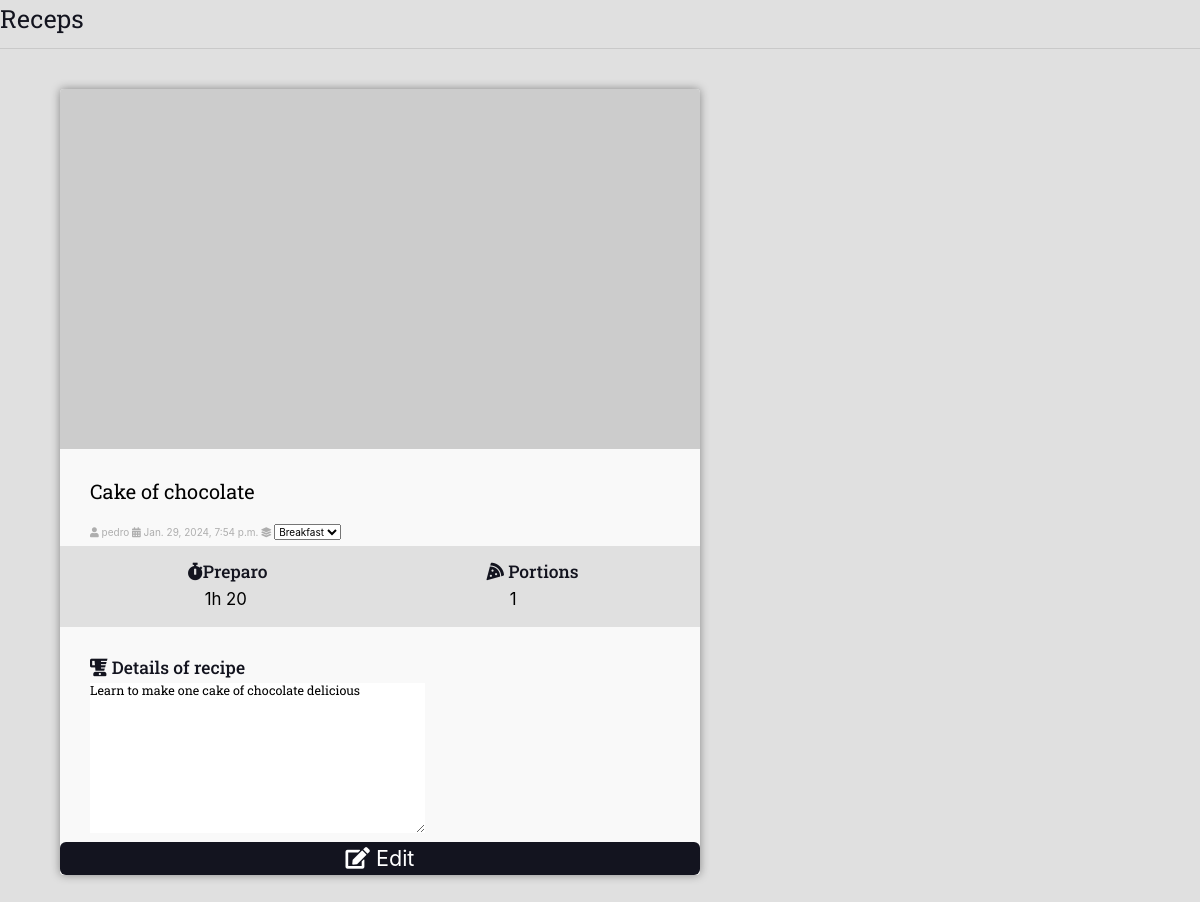
Page /authors/dashboard/1/edit/ (signed in) on the earlier database version.
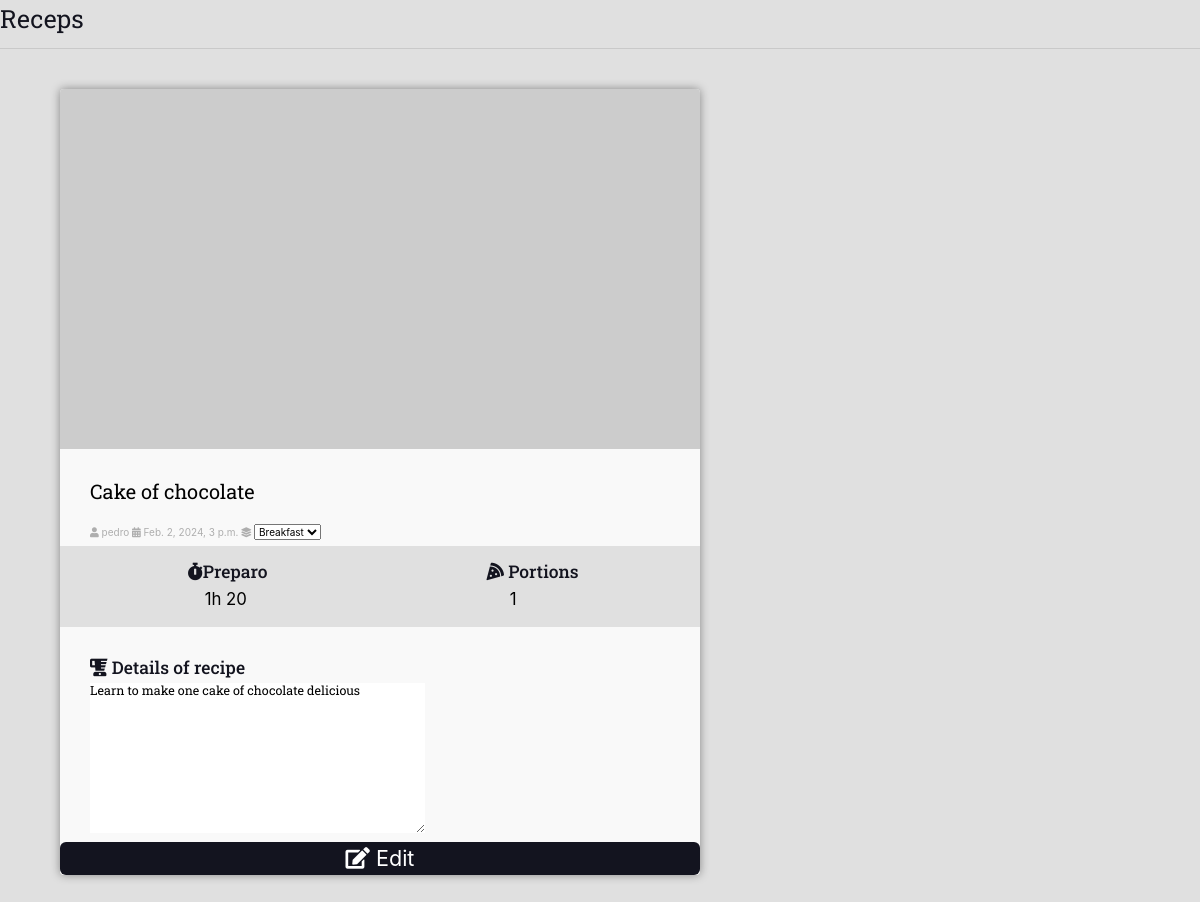
Same page on the later database version.
### receps/models.py (models this page shows, shortened)
class Receps(models.Model):
    title = models.CharField(max_length=42)
    date = models.DateTimeField(auto_now_add=True)
    category = models.ForeignKey(Categories, on_delete=models.DO_NOTHING)
    portions = models.PositiveIntegerField(null=False, blank=False)
    user = models.ForeignKey(User, models.DO_NOTHING)
    description = models.TextField(blank=False)
    time = models.CharField(max_length=8)
    slug = models.SlugField(blank=True, null=False, unique=True)
    update = models.DateTimeField(auto_now=True)
    is_published = models.BooleanField(default=True)

### authors/views.py (the view, shortened to what this page needs)
# urls.py: path('dashboard/<int:id>/edit/', views.edit, name='edit'),
@login_required(login_url='auth:login')
def edit(request, id):
    if request.method == 'GET':
        form = FormsAuthors(
            request.POST or None,
            instance = Receps.objects.all().filter(id=id).first()
        )
        receps_list = Receps.objects.all().filter(id=id)
        return render(request, 'pages/form.html', {'form': form, 'Receps': receps_list})

### authors/forms.py
class FormsAuthors(forms.ModelForm):
    class Meta:
        model = Receps
        fields = ['title', 'category', 'portions', 'description', 'is_published', 'time']
    def __init__(self, *args, **kwargs):
        super().__init__(*args, **kwargs)
        self.fields['title'].widget.attrs.update({'id': 'dash-title','placeholder': 'Exemple title', 'minlength': 6})
        self.fields['category'].widget.attrs.update({'id': 'dash-category'})
        self.fields['portions'].widget.attrs.update({'id': 'dash-portions', 'placeholder': '1'})
        self.fields['description'].widget.attrs.update({'id': 'dash-description', 'placeholder': 'About'})
        self.fields['is_published'].widget.attrs.update({'id': 'dash-published'})
        self.fields['time'].widget.attrs.update({'id': 'dash-time', 'placeholder': '1h 20m'})

### receps/models.py (called while the page is built)
    def __str__(self):
        return self.name

### authors/templates/pages/form.html
{% extends '../partials/extension.html' %}
{% block 'head' %}
  {% load static %}
  <link rel="stylesheet" href="{% static 'css/form.css' %}">
  <link rel="stylesheet" href="{% static 'css/profile.css' %}">
{% endblock %}
{% block 'body' %}
  {% include 'partials/header_min.html' %}
  {% for recipe in Receps %}
    {% include 'partials/recepe_edit.html' %}
  {% endfor %}
{% endblock %}

### authors/templates/partials/recepe_edit.html (shortened to what this page needs)
<div class="main-container">
    <div class="main-content main-content-list container">
        <form class="recipe recipe-list-item" method="POST" action="{% url 'authors:edit' id=recipe.id %}">
            <div class="recipe-cover">
                <img src="https://via.placeholder.com/1280x720.png/000">
            </div>
            <div class="recipe-title-container">
                <h2>{{form.title}}</h2>
            </div>
            <div class="recipe-author">
                <span class="author-item">
                    <i class="fas fa-user"></i>
                    {% if recipe.user is not None%}
                      {{recipe.user.username}}
                    {% else %}
                      Unknow
                    {% endif%}
                </span>
                <span class="author-item">
                    <i class="fas fa-calendar-alt"></i>
                    {{recipe.date}}
                </span>
                <span class="author-item">
                    <i class="fas fa-layer-group"></i>
                    {{form.category}}
                </span>
            </div>
            <div class="recipe-meta-container">
                <div class="recipe-meta recipe-preparation">
                    <h3 class="recipe-meta-title"><i class="fas fa-stopwatch"></i>Preparo</h3>
                    <div class="recipe-meta-text">
                        {{form.time}}
                    </div>
                </div>
                <div class="recipe-meta recipe-servings">
                    <h3 class="recipe-meta-title">
                        <i class="fas fa-pizza-slice"></i>
                        Portions
                    </h3>
                    <div class="recipe-meta-text">
                    {% if recipe.portions < 2%}
                    {{form.portions}}
                    {% endif %}
                    </div>
                </div>
            </div>
            <div class="recipe-title-container">
                <h3>
                  <i class="fas fa-blender"></i>
                  Details of recipe
                </h3>
                <h5>{{form.description}}</h5>
            </div>
            <div class="recipe-footer">
                <button class="recipe-read-more button button-dark button-full-width" href="{% url 'receps:receps' %}">
                    <i class="fas fa-edit"></i>
                    <span>Edit</span>
                </button>
            </div>
        </form>
    </div>
</div>

Differences in the rows shown:
changed Receps "Cake of chocolate": date "Jan. 29, 2024, 7:54 p.m." → "Feb. 2, 2024, 3 p.m."
